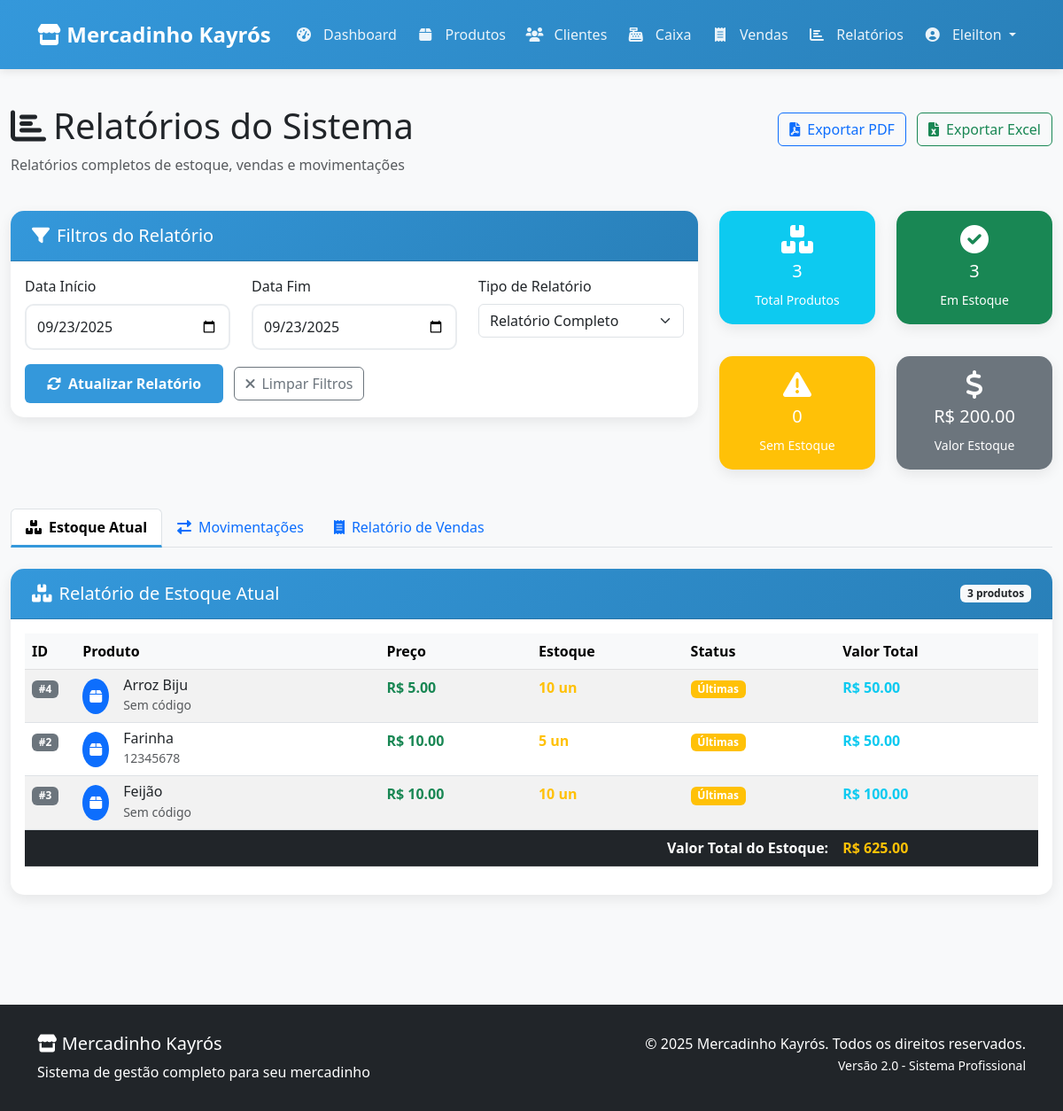
/relatorios (signed in), run on an earlier commit of the app's database.
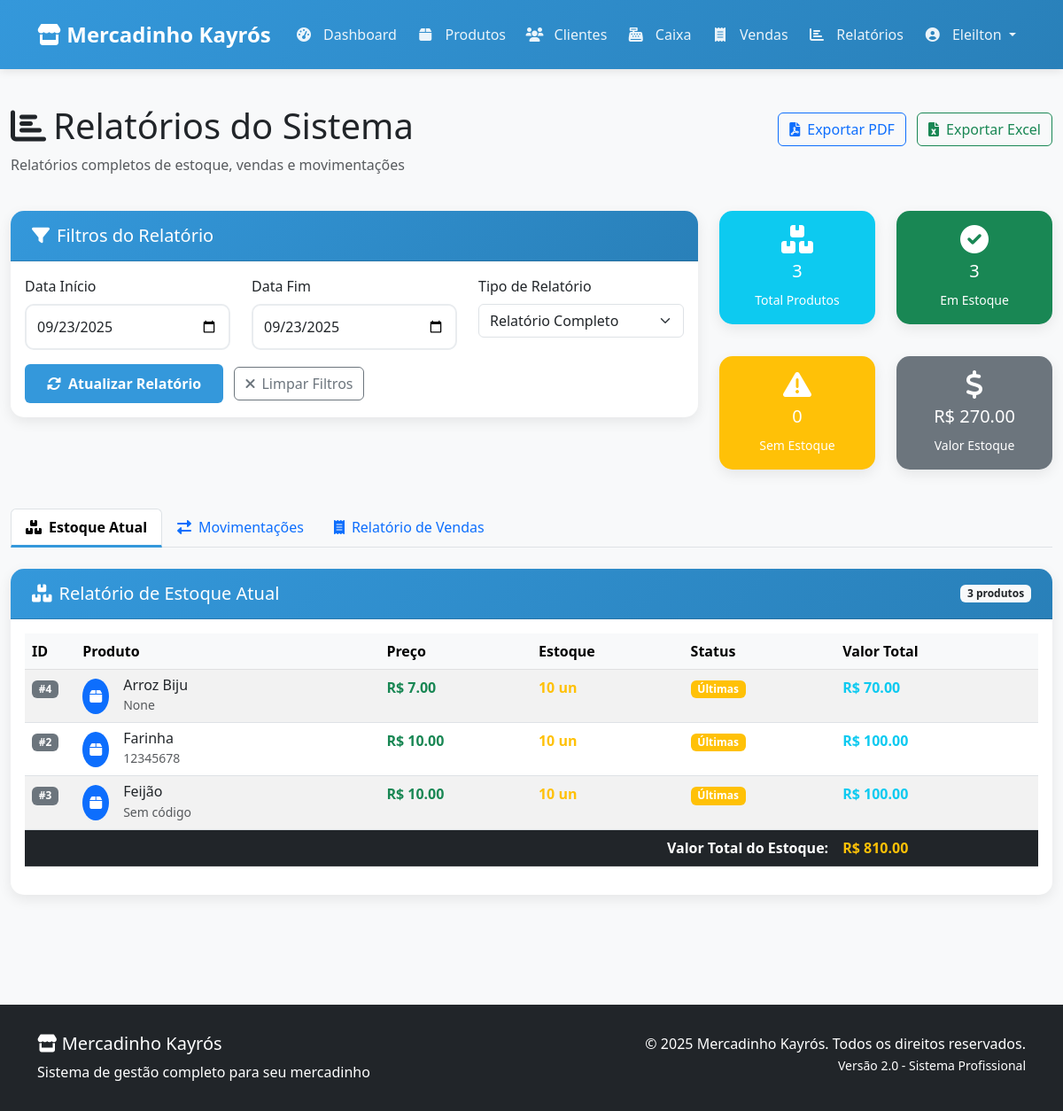
And on a later commit of the database.
### tables this page shows
CREATE TABLE produtos (
        id INTEGER PRIMARY KEY AUTOINCREMENT,
        nome TEXT NOT NULL,
        preco REAL NOT NULL,
        quantidade INTEGER NOT NULL,
        codigo_barras TEXT UNIQUE
    );

### app.py (the view)
@app.route('/relatorios')
@login_required
def relatorios():
    try:
        relatorio_estoque = db.get_relatorio_estoque()
        relatorio_movimentacao = db.get_relatorio_movimentacao_estoque()
        estatisticas = db.get_estatisticas_gerais()
        return render_template('relatorios.html',
                             estoque=relatorio_estoque,
                             movimentacoes=relatorio_movimentacao,
                             estatisticas=estatisticas)
    except Exception as e:
        flash('Erro ao carregar relatórios.', 'danger')
        return render_template('relatorios.html', estoque=[], movimentacoes=[], estatisticas={})

### app.py (called while the page is built)
@login_manager.user_loader
def load_user(user_id):
    try:
        return db.get_user_by_id(int(user_id))
    except (ValueError, TypeError):
        return None

@app.before_request
def before_request():
    if request.method == 'POST':
        for key, value in request.form.items():
            if len(str(value)) > 1000:
                flash('Dados enviados são muito grandes!', 'danger')
                return redirect(url_for('index'))

@app.context_processor
def inject_template_vars():
    return {
        'current_year': datetime.utcnow().year,
        'current_user': current_user
    }

### logica_banco.py (called while the page is built)
def get_user_by_id(user_id):
    db = DatabaseManager()
    if not db.connect():
        return None
    user_data = db.fetch_one("SELECT * FROM usuarios WHERE id = ?", (user_id,))
    db.disconnect()
    if user_data:
        return User(
            id=user_data['id'],
            username=user_data['username'],
            password_hash=user_data['password_hash']
        )
    return None

def listar_produtos():
    db = DatabaseManager()
    if not db.connect():
        return []
    produtos = db.fetch_all("SELECT * FROM produtos ORDER BY nome")
    db.disconnect()
    return produtos

### templates/relatorios.html (shortened to what the changed rows need)
{% extends "base.html" %}
{% block content %}
<div class="container-fluid py-4">
    <div class="row mb-4">
        <div class="col-12">
            <div class="d-flex justify-content-between align-items-center">
                <h1><i class="fas fa-chart-bar me-2"></i>Relatórios do Sistema</h1>
            </div>
        </div>
    </div>
    <div class="row mb-4">
        <div class="col-md-4">
            <div class="row">
                <div class="col-6">
                    <div class="card bg-secondary text-white">
                        <div class="card-body text-center py-3">
                            <i class="fas fa-dollar-sign fa-2x mb-2"></i>
                            <h5>R$ {{ "%.2f"|format(estatisticas.valor_estoque or 0) }}</h5>
                            <small>Valor Estoque</small>
                        </div>
                    </div>
                </div>
            </div>
        </div>
    </div>
    <div class="tab-content" id="relatoriosContent">
        <div class="tab-pane fade show active" id="estoque" role="tabpanel">
            <div class="card">
                <div class="card-body">
                    {% if estoque %}
                    <div class="table-responsive">
                        <table class="table table-hover table-striped" id="tabela-estoque">
                            <thead class="table-light">
                                <tr>
                                    <th width="5%">ID</th>
                                    <th width="30%">Produto</th>
                                    <th width="15%">Preço</th>
                                    <th width="15%">Estoque</th>
                                    <th width="15%">Status</th>
                                    <th width="20%">Valor Total</th>
                                </tr>
                            </thead>
                            <tbody>
                                {% for produto in estoque %}
                                <tr>
                                    <td><span class="badge bg-secondary">#{{ produto.id }}</span></td>
                                    <td>
                                        <div class="d-flex align-items-center">
                                            <div class="bg-primary rounded-circle text-white p-2 me-3">
                                                <i class="fas fa-box"></i>
                                            </div>
                                            <div>
                                                <h6 class="mb-0">{{ produto.nome }}</h6>
                                                <small class="text-muted">{{ produto.codigo_barras or 'Sem código' }}</small>
                                            </div>
                                        </div>
                                    </td>
                                    <td class="fw-bold text-success">R$ {{ "%.2f"|format(produto.preco) }}</td>
                                    <td>
                                        <span class="fw-bold {% if produto.quantidade > 10 %}text-success{% elif produto.quantidade > 0 %}text-warning{% else %}text-danger{% endif %}">
                                            {{ produto.quantidade }} un
                                        </span>
                                    </td>
                                    <td>
                                        {% if produto.quantidade > 10 %}
                                        <span class="badge bg-success">Disponível</span>
                                        {% elif produto.quantidade > 0 %}
                                        <span class="badge bg-warning">Últimas</span>
                                        {% else %}
                                        <span class="badge bg-danger">Esgotado</span>
                                        {% endif %}
                                    </td>
                                    <td class="fw-bold text-info">R$ {{ "%.2f"|format(produto.preco * produto.quantidade) }}</td>
                                </tr>
                                {% endfor %}
                            </tbody>
                            <tfoot class="table-dark">
                                <tr>
                                    <td colspan="5" class="text-end"><strong>Valor Total do Estoque:</strong></td>
                                    <td class="fw-bold text-warning">R$ {{ "%.2f"|format(estoque|sum(attribute='preco') * estoque|sum(attribute='quantidade')) }}</td>
                                </tr>
                            </tfoot>
                        </table>
                    </div>
                    {% else %}
                    <div class="text-center py-5">
                        <i class="fas fa-box-open fa-4x text-muted mb-3"></i>
                        <h4 class="text-muted">Nenhum produto cadastrado</h4>
                        <p class="text-muted">Não há produtos para exibir no relatório de estoque.</p>
                    </div>
                    {% endif %}
                </div>
            </div>
        </div>
    </div>
</div>
{% endblock %}

What changed in the data, as far as the page shows it:
changed produtos "Arroz Biju": codigo_barras "Sem código" → "None"; preco "5.00" → "7.00"; produto.preco*produto.quantidade "50.00" → "70.00"
changed produtos "Farinha": quantidade "5" → "10"; produto.preco*produto.quantidade "50.00" → "100.00"
Also different on the page:
{{ "%.2f"|format(estatisticas.valor_estoque or 0) }}: "200.00" → "270.00"
text no longer shown: "625.00"
text now shown: "810.00"
